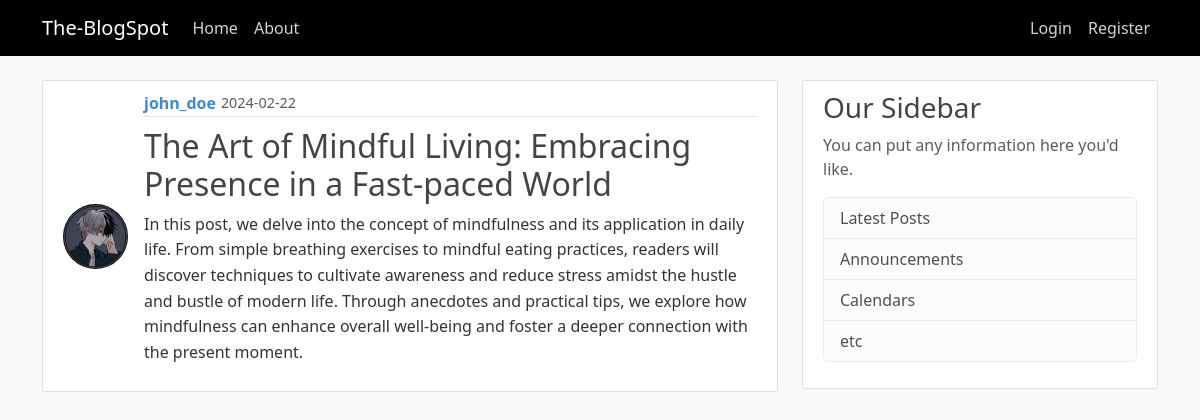
Screenshot of /post/3 with the database file from the repository.
### blogspot/models.py (models this page shows, shortened)
class User(db.Model, UserMixin):
    id = db.Column(db.Integer, primary_key =True)
    username = db.Column(db.String(20), unique =True, nullable =False)
    email = db.Column(db.String(100), unique =True, nullable =False)
    password = db.Column(db.String(50), nullable =False)
    image_file = db.Column(db.String(100), default='default.jpg', nullable =False)
    post = db.relationship('Post', backref ='author', lazy =True)

class Post(db.Model):
    id = db.Column(db.Integer, primary_key =True)
    title = db.Column(db.String(100), nullable =False)
    date_posted = db.Column(db.DateTime, nullable = False, default =datetime.utcnow)
    content = db.Column(db.Text, nullable =False)
    user_id = db.Column(db.Integer, db.ForeignKey('user.id'), nullable =False)

### blogspot/routes.py (the view)
@app.route("/post/<int:post_id>")
def post(post_id):
     post =Post.query.get_or_404(post_id)
     return render_template('post.html', title =post.title, post=post)

### blogspot/templates/post.html (shortened to what this page needs)
{% extends "layout.html" %}
{% block content %}
  <article class="media content-section">
    <img class="rounded-circle article-img" src="{{ url_for('static', filename='profile_pics/' + post.author.image_file) }}">
    <div class="media-body">
      <div class="article-metadata">
        <a class="mr-2" href="{{url_for('user_post', username =post.author.username)}}">{{ post.author.username }}</a>
        <small class="text-muted">{{ post.date_posted.strftime('%Y-%m-%d') }}</small>
      </div>
      <h2 class="article-title">{{ post.title }}</h2>
      <p class="article-content">{{ post.content }}</p>
    </div>
  </article>
{% endblock content %}

### blogspot/static/main.css (style rules this page uses)
a { text-decoration: none; }
body { background: #fafafa; color: #333333; margin-top: 5rem; }
h1, h2, h3, h4, h5, h6 { color: #444444; }
.content-section { background: #ffffff; padding: 10px 20px; border: 1px solid #dddddd; border-radius: 3px; margin-bottom: 20px; }
.article-title { color: #444444; }
.article-content { white-space: pre-line; }
.article-img { height: 65px; width: 65px; margin-right: 16px; }
.article-metadata { padding-bottom: 1px; margin-bottom: 4px; border-bottom: 1px solid #e3e3e3 }
.media { display: flex; align-items: center; }
.media-body { flex: 1; }
.article-metadata { display: flex; align-items: center; margin-bottom: 10px; }
.article-metadata a { color: #428bca; font-weight: bold; text-decoration: none; transition: color 0.3s; }
.article-metadata small { color: #888888; font-size: 0.9em; margin-left: 5px; }
.article-title { margin-top: 10px; }
.article-content { line-height: 1.6; }

### rows the page displays
User: image_file (picture), author.username "john_doe"
Post: date_posted "2024-02-22", title "The Art of Mindful Living: Embracing Presence in a Fast-paced World", content "In this post, we delve into the concept of mindfulness and its application in daily life. From simple breathing exercises to mindful eating practices, readers will discover techniques to cultivate awareness and reduce stress amidst the hustle and bustle of modern life. Through anecdotes and practical tips, we explore how mindfulness can enhance overall well-being and foster a deeper connection with the present moment."
